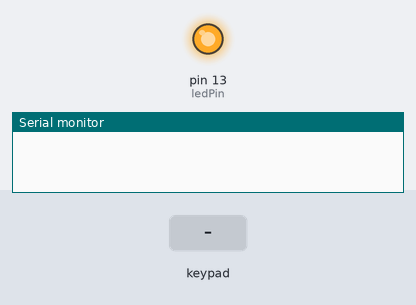
The sketch below on a simulated Arduino Uno, built with avr-gcc and run on an emulated ATmega328P. Parts: output pins drawn as LEDs (lit = HIGH), the last lines printed to the serial monitor. The inputs (shaded band) are chosen by the test bench.

Above: at 1.2 s.
1.3 s: key '#' pressed
At 2.0 s:
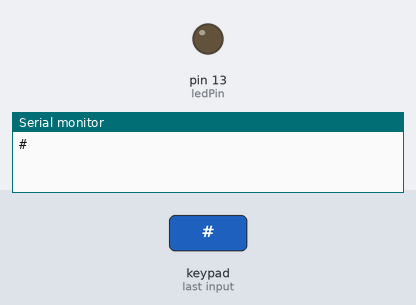
2.8 s: keypad keys 2 3 4 5 pressed 0.4 s apart
5.9 s: key 'A' pressed
7.4 s: keypad keys 2 3 4 5 * pressed 0.4 s apart
10.9 s: key 'B' pressed
12.4 s: keypad keys 2 3 4 5 D pressed 0.4 s apart
Timing chart, 0 to 15.4 s (numbered marks = the images above; inputs shaded):
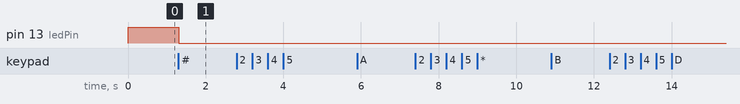

The sketch:

EventKeypad.ino
```cpp
/* @file EventSerialKeypad.pde
 || @version 1.0
 || @author Alexander Brevig
 || @contact alexanderbrevig@gmail.com
 ||
 || @description
 || | Demonstrates using the KeypadEvent.
 || #
 */
#include <Keypad.h>

const byte ROWS = 4; //four rows
const byte COLS = 4; //three columns
char keys[ROWS][COLS] = {
    {'1','2','3','A'},
    {'4','5','6','B'},
    {'7','8','9','C'},
    {'*','0','#','D'}
};

byte rowPins[ROWS] = {2, 3, 4, 5}; //connect to the row pinouts of the keypad
byte colPins[COLS] = {6, 7, 8, 9}; //connect to the column pinouts of the keypad

Keypad keypad = Keypad( makeKeymap(keys), rowPins, colPins, ROWS, COLS );
byte ledPin = 13;

boolean blink = false;
boolean ledPin_state;

void setup(){
    Serial.begin(9600);
    pinMode(ledPin, OUTPUT);              // Sets the digital pin as output.
    digitalWrite(ledPin, HIGH);           // Turn the LED on.
    ledPin_state = digitalRead(ledPin);   // Store initial LED state. HIGH when LED is on.
    keypad.addEventListener(keypadEvent); // Add an event listener for this keypad
}

void loop(){
    char key = keypad.getKey();

    if (key) {
        Serial.println(key);
    }
    if (blink){
        digitalWrite(ledPin,!digitalRead(ledPin));    // Change the ledPin from Hi2Lo or Lo2Hi.
        delay(100);
    }
}

// Taking care of some special events.
void keypadEvent(KeypadEvent key){
    switch (keypad.getState()){
    case PRESSED:
        if (key == '#') {
            digitalWrite(ledPin,!digitalRead(ledPin));
            ledPin_state = digitalRead(ledPin);        // Remember LED state, lit or unlit.
        }
        break;

    case RELEASED:
        if (key == '*') {
            digitalWrite(ledPin,ledPin_state);    // Restore LED state from before it started blinking.
            blink = false;
        }
        break;

    case HOLD:
        if (key == '*') {
            blink = true;    // Blink the LED when holding the * key.
        }
        break;
    }
}
```

Measured:
- after the input at 1.3 s, pin 13 (ledPin): HIGH → LOW at once
